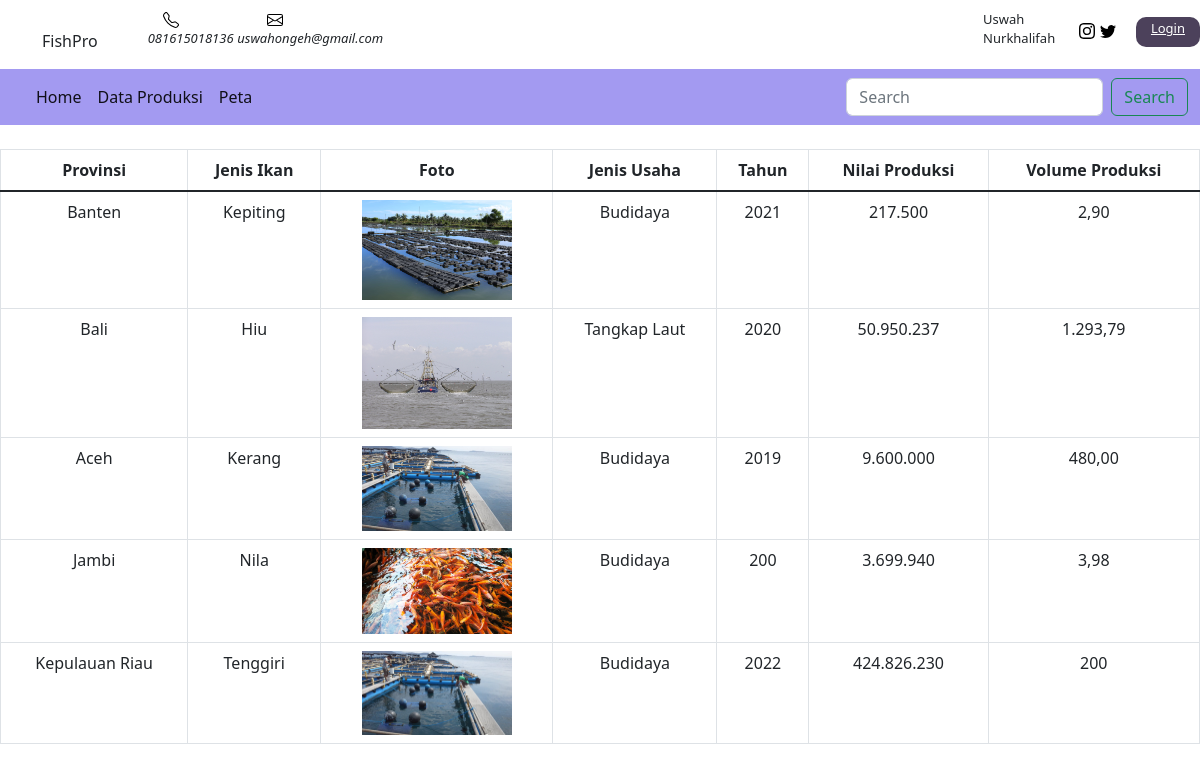
Page /halamandua/ on the committed database.
### produksi_app/models.py (models this page shows, shortened)
class Perikanan(models.Model):
    Jenis_Ikan = models.CharField(max_length=15)
    Jenis_Usaha = models.CharField(max_length=30)
    Tahun = models.IntegerField(null=True)
    Volume_Produksi = models.CharField(max_length=30)
    Nilai_Produksi = models.CharField(max_length=30)
    img = models.CharField(max_length=15, null= True)
    Provinsi = models.ForeignKey(Tempat, on_delete=models.CASCADE, null=True)
    Detail = models.URLField(max_length=100)

class Tempat(models.Model):
    provinsii = models.CharField(max_length=20)
    def __str__(self):
        return self.provinsii

### produksi_app/views.py (the view)
# urls.py: path('halamandua/', halamandua),
def halamandua(request):
    ikan = Perikanan.objects.all()
    judul = "halamandua"
    data = {
        "title" : judul,
        "heading" : judul,
        'ikan' : ikan,
    }
    return render(request, 'halamandua.html', data)

### produksi_app/templates/halamandua.html
{% extends 'base.html' %}
{% load static %}
{% block content %}
    <br>
    <table class="table table-bordered" style="text-align: center;">
        <thead>
          <tr>
            <th scope="col">Provinsi</th>
            <th scope="col">Jenis Ikan</th>
            <th scope="col">Foto</th>
            <th scope="col">Jenis Usaha</th>
            <th scope="col">Tahun</th>
            <th scope="col">Nilai Produksi</th>
            <th scope="col">Volume Produksi</th>
          </tr>
        </thead>
        <tbody>
            {% for ikan in ikan %}
          <tr>
            <td>{{ ikan.Provinsi }}</td>
            <td>{{ ikan.Jenis_Ikan }}</td>
            <td><img src="{% static ikan.img%}" width="150px" alt="" /></td>
            <td>{{ ikan.Jenis_Usaha }}</td>
            <td>{{ ikan.Tahun }}</td>
            <td>{{ ikan.Nilai_Produksi }}</td>
            <td>{{ ikan.Volume_Produksi }}</td>
          </tr>
          {% endfor %}
        </tbody>
      </table>
{% endblock %}

### static/style.css (style rules this page uses)
body { margin: 0; padding: 0; }

### rows in the picture
Perikanan: Provinsi "Banten", Jenis_Ikan "Kepiting", img (picture), Jenis_Usaha "Budidaya", Tahun "2021", Nilai_Produksi "217.500", Volume_Produksi "2,90"
Perikanan: Provinsi "Bali", Jenis_Ikan "Hiu", img (picture), Jenis_Usaha "Tangkap Laut", Tahun "2020", Nilai_Produksi "50.950.237", Volume_Produksi "1.293,79"
Perikanan: Provinsi "Aceh", Jenis_Ikan "Kerang", img (picture), Jenis_Usaha "Budidaya", Tahun "2019", Nilai_Produksi "9.600.000", Volume_Produksi "480,00"
Perikanan: Provinsi "Jambi", Jenis_Ikan "Nila", img (picture), Jenis_Usaha "Budidaya", Tahun "200", Nilai_Produksi "3.699.940", Volume_Produksi "3,98"
Perikanan: Provinsi "Kepulauan Riau", Jenis_Ikan "Tenggiri", img (picture), Jenis_Usaha "Budidaya", Tahun "2022", Nilai_Produksi "424.826.230", Volume_Produksi "200"
